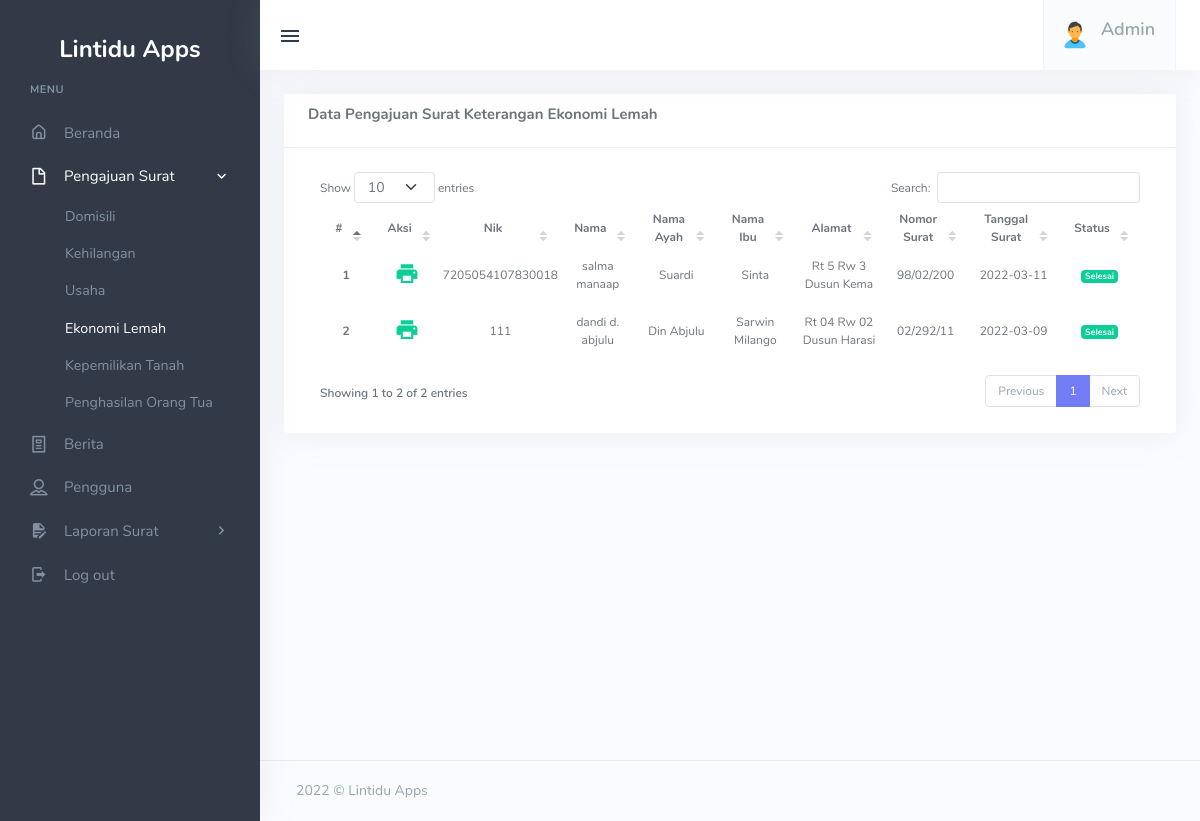
/ekonomi.php (signed in), run on the app's committed database.
### tables this page shows
CREATE TABLE `tb_surat_ekonomi_lemah` (
  `id_surat_ekonomi_lemah` int(3) NOT NULL,
  `nik` varchar(16) NOT NULL,
  `nomor_surat_ekonomi_lemah` varchar(50) NOT NULL,
  `nama_ayah` varchar(50) NOT NULL,
  `umur_ayah` varchar(15) NOT NULL,
  `agama_ayah` varchar(10) NOT NULL,
  `pekerjaan_ayah` varchar(50) NOT NULL,
  `alamat_ayah` varchar(50) NOT NULL,
  `nama_ibu` varchar(50) NOT NULL,
  `umur_ibu` varchar(10) NOT NULL,
  `agama_ibu` varchar(10) NOT NULL,
  `pekerjaan_ibu` varchar(50) NOT NULL,
  `alamat_ibu` varchar(50) NOT NULL,
  `tanggal_surat_ekonomi_lemah` varchar(10) NOT NULL,
  `status` varchar(1) NOT NULL DEFAULT '0'
);

CREATE TABLE `tb_user` (
  `nik` varchar(16) NOT NULL,
  `kk` varchar(16) NOT NULL,
  `nama` varchar(50) NOT NULL,
  `tempat_lahir` varchar(20) DEFAULT NULL,
  `tanggal_lahir` varchar(20) DEFAULT NULL,
  `jenis_kelamin` varchar(20) DEFAULT NULL,
  `agama` varchar(10) DEFAULT NULL,
  `umur` varchar(10) DEFAULT NULL,
  `pekerjaan` varchar(20) DEFAULT NULL,
  `alamat` varchar(50) DEFAULT NULL,
  `nomor_hp` varchar(12) DEFAULT NULL,
  `email` varchar(50) DEFAULT NULL,
  `img` varchar(255) DEFAULT NULL,
  `status_user` varchar(1) DEFAULT '0'
);

### config/config.php (called while the page is built, shortened)
<?php
$conn = mysqli_connect("localhost", "root", "", "db_kependudukan");
function query($query)
{
  global $conn;
  $result = mysqli_query($conn, $query);
  $rows = [];
  while ($row = mysqli_fetch_assoc($result)) {
    $rows[] = $row;
  }
  return $rows;
}

### ekonomi.php (the view, shortened to what this page needs)
<?php
include("./config/config.php");
$ekonomi = query("SELECT * FROM  tb_surat_ekonomi_lemah INNER JOIN tb_user ON  tb_surat_ekonomi_lemah.nik = tb_user.nik ORDER BY id_surat_ekonomi_lemah DESC");
include("./view/header.php");
include("./view/sidebar.php");
include("./view/topbar.php");
?>
<div class="container-fluid">
  <div class="card mt-3">
    <div class="card-header">
      <h5 class="card-title">Data Pengajuan Surat Keterangan Ekonomi Lemah</h5>
    </div>
    <div class="card-body" style="font-size: 12px;">
      <div class="table-responsive">
        <div class="container">
          <table class="mdl-data-table" style="width:100%" id="example">
            <thead>
              <tr class="text-center">
                <th scope="col">#</th>
                <th scope="col">Aksi</th>
                <th scope="col">Nik</th>
                <th scope="col">Nama</th>
                <th scope="col">Nama Ayah</th>
                <th scope="col">Nama Ibu</th>
                <th scope="col">Alamat</th>
                <th scope="col">Nomor Surat</th>
                <th scope="col">Tanggal Surat</th>
                <th scope="col">Status</th>
              </tr>
            </thead>
            <tbody class="text-center">
              <?php $i = 1; ?>
              <?php foreach ($ekonomi as $row) : ?>
                <tr>
                  <th scope="row"><?= $i; ?></th>
                  <td class="table-action text-center" style="font-size: 25px; padding: 8px;">
                    <?php
                    if ($row["status"] == 1) {
                      echo "<a href='pdf_ekonomi.php?id=$row[id_surat_ekonomi_lemah]' target='_blank'><i class='mdi mdi-printer text-success'></i></a>";
                    } else {
                      echo "<a href='ekonomiValidasi.php?id_surat_ekonomi_lemah=$row[id_surat_ekonomi_lemah]'><i class='mdi mdi-check-circle'></i></a>";
                      echo "<a href='ekonomiHapus.php?id_surat_ekonomi_lemah=$row[id_surat_ekonomi_lemah]'><i class='mdi mdi-delete-circle text-danger'></i></a>";
                    }
                    ?>
                  </td>
                  <td><?= $row["nik"]; ?></td>
                  <td><?= $row["nama"]; ?></td>
                  <td style="text-transform: capitalize;"><?= $row["nama_ayah"]; ?></td>
                  <td style="text-transform: capitalize;"><?= $row["nama_ibu"]; ?></td>
                  <td style="text-transform: capitalize;"><?= $row["alamat"]; ?></td>
                  <td><?= $row["nomor_surat_ekonomi_lemah"]; ?></td>
                  <td><?= $row["tanggal_surat_ekonomi_lemah"]; ?></td>
                  <td>
                    <?php
                    if ($row["status"] == 1) {
                      echo "<span class='badge bg-success'>Selesai</span>";
                    } else {
                      echo "<span class='badge bg-danger'>Belum Diproses</span>";
                    }
                    ?>
                  </td>
                </tr>
                <?php $i++ ?>
              <?php endforeach; ?>
            </tbody>
          </table>
        </div>
      </div>
    </div>
  </div>
</div>
<?php
include("./view/footer.php");
?>

### view/topbar.php
<?php
$conn = mysqli_connect("localhost", "root", "", "db_kependudukan");
$admin       = mysqli_query($conn, "SELECT * FROM  tb_admin ");
$namaAdmin = mysqli_fetch_array($admin);
?>
<div class="content-page">
  <div class="content">
    <div class="navbar-custom">
      <ul class="list-unstyled topbar-menu float-end mb-0">
        <li class="side-nav-item">
          <a class="nav-link dropdown-toggle nav-user arrow-none me-0" data-bs-toggle="dropdown" href="#" role="button" aria-haspopup="false" aria-expanded="false">
            <span class="account-user-avatar">
              <img src="assets/images/user.png" alt="user-image" class="rounded-circle">
            </span>
            <span>
              <span class="account-user-name" style="font-size: 18px;"><?= $namaAdmin["nama"]; ?></span>
            </span>
          </a>
      </ul>
      <button class="button-menu-mobile open-left">
        <i class="mdi mdi-menu"></i>
      </button>
    </div>

### data on the page
tb_surat_ekonomi_lemah: tb_user.nik "7205054107830018", tb_user.nama "salma manaap", nama_ayah "Suardi", nama_ibu "Sinta", tb_user.alamat "Rt 5 Rw 3 Dusun Kema", nomor_surat_ekonomi_lemah "98/02/200", tanggal_surat_ekonomi_lemah "2022-03-11", status "Selesai"
tb_surat_ekonomi_lemah: tb_user.nik "111", tb_user.nama "dandi d. abjulu", nama_ayah "Din Abjulu", nama_ibu "Sarwin Milango", tb_user.alamat "Rt 04 Rw 02 Dusun Harasi", nomor_surat_ekonomi_lemah "02/292/11", tanggal_surat_ekonomi_lemah "2022-03-09", status "Selesai"

### other printed values
$namaAdmin["nama"] "Admin"
